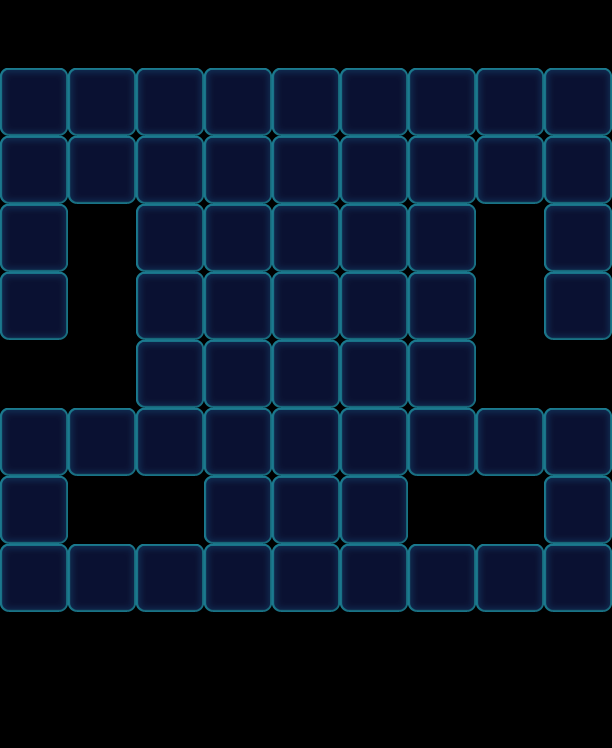

A level layout from a 2D game, rendered from its tile map. Below: a short description, then the map file with tile-grid data replaced by summaries:
An orthogonal 9x11 tile map with 68x68 px tiles, 1 tile layer (Valid), 2 tilesets and 112 objects (60x Floor, 23x Stone, 17x Factory_Normal, 6x Ice, 3x Monster, ...).

<map version="1.0" orientation="orthogonal" width="9" height="11" tilewidth="68" tileheight="68">
 <tileset firstgid="1" name="game_grid1" tilewidth="68" tileheight="68">
  <image source="game_grid1.png" width="68" height="68" />
 </tileset>
 <tileset firstgid="2" name="map" tilewidth="68" tileheight="68">
  <image source="map.png" width="1024" height="1024" />
 </tileset>
 <layer name="Valid" width="9" height="11">
  <data>[99 cells, 60 non-empty, 1 distinct tile ids]</data>
 </layer>
 <objectgroup name="BottomObj" width="9" height="11">
  <object type="Floor" gid="33" x="476" y="204">
   <properties>
    <property name="Layers" value="2" />
   </properties>
  </object>
  <object type="Floor" gid="33" x="272" y="340">
   <properties>
    <property name="Layers" value="2" />
   </properties>
  </object>
  <object type="Floor" gid="33" x="0" y="204">
   <properties>
    <property name="Layers" value="2" />
   </properties>
  </object>
  <object type="Floor" gid="33" x="340" y="204">
   <properties>
    <property name="Layers" value="2" />
   </properties>
  </object>
  <object type="Floor" gid="33" x="68" y="204">
   <properties>
    <property name="Layers" value="2" />
   </properties>
  </object>
  <object type="Floor" gid="33" x="272" y="272">
   <properties>
    <property name="Layers" value="2" />
   </properties>
  </object>
  <object type="Floor" gid="33" x="136" y="204">
   <properties>
    <property name="Layers" value="2" />
   </properties>
  </object>
  <object type="Floor" gid="33" x="204" y="204">
   <properties>
    <property name="Layers" value="2" />
   </properties>
  </object>
  <object type="Floor" gid="33" x="544" y="204">
   <properties>
    <property name="Layers" value="2" />
   </properties>
  </object>
  <object type="Floor" gid="33" x="340" y="272">
   <properties>
    <property name="Layers" value="2" />
   </properties>
  </object>
  <object type="Floor" gid="33" x="272" y="408">
   <properties>
    <property name="Layers" value="2" />
   </properties>
  </object>
  <object type="Floor" gid="33" x="408" y="204">
   <properties>
    <property name="Layers" value="2" />
   </properties>
  </object>
  <object type="Floor" gid="33" x="0" y="544">
   <properties>
    <property name="Layers" value="2" />
   </properties>
  </object>
  <object type="Floor" gid="33" x="0" y="612">
   <properties>
    <property name="Layers" value="2" />
   </properties>
  </object>
  <object type="Floor" gid="33" x="408" y="272">
   <properties>
    <property name="Layers" value="2" />
   </properties>
  </object>
  <object type="Floor" gid="33" x="68" y="612">
   <properties>
    <property name="Layers" value="2" />
   </properties>
  </object>
  <object type="Floor" gid="33" x="0" y="476">
   <properties>
    <property name="Layers" value="2" />
   </properties>
  </object>
  <object type="Floor" gid="33" x="408" y="340">
   <properties>
    <property name="Layers" value="2" />
   </properties>
  </object>
  <object type="Floor" gid="33" x="136" y="272">
   <properties>
    <property name="Layers" value="2" />
   </properties>
  </object>
  <object type="Floor" gid="33" x="68" y="476">
   <properties>
    <property name="Layers" value="2" />
   </properties>
  </object>
  <object type="Floor" gid="33" x="272" y="544">
   <properties>
    <property name="Layers" value="2" />
   </properties>
  </object>
  <object type="Floor" gid="33" x="340" y="340">
   <properties>
    <property name="Layers" value="2" />
   </properties>
  </object>
  <object type="Floor" gid="33" x="272" y="612">
   <properties>
    <property name="Layers" value="2" />
   </properties>
  </object>
  <object type="Floor" gid="33" x="272" y="476">
   <properties>
    <property name="Layers" value="2" />
   </properties>
  </object>
  <object type="Floor" gid="33" x="136" y="612">
   <properties>
    <property name="Layers" value="2" />
   </properties>
  </object>
  <object type="Floor" gid="33" x="204" y="476">
   <properties>
    <property name="Layers" value="2" />
   </properties>
  </object>
  <object type="Floor" gid="33" x="204" y="272">
   <properties>
    <property name="Layers" value="2" />
   </properties>
  </object>
  <object type="Floor" gid="33" x="204" y="612">
   <properties>
    <property name="Layers" value="2" />
   </properties>
  </object>
  <object type="Floor" gid="33" x="204" y="544">
   <properties>
    <property name="Layers" value="2" />
   </properties>
  </object>
  <object type="Floor" gid="33" x="136" y="476">
   <properties>
    <property name="Layers" value="2" />
   </properties>
  </object>
  <object type="Floor" gid="33" x="340" y="136">
   <properties>
    <property name="Layers" value="2" />
   </properties>
  </object>
  <object type="Floor" gid="33" x="544" y="136">
   <properties>
    <property name="Layers" value="2" />
   </properties>
  </object>
  <object type="Floor" gid="33" x="272" y="204">
   <properties>
    <property name="Layers" value="2" />
   </properties>
  </object>
  <object type="Floor" gid="33" x="476" y="136">
   <properties>
    <property name="Layers" value="2" />
   </properties>
  </object>
  <object type="Floor" gid="33" x="408" y="136">
   <properties>
    <property name="Layers" value="2" />
   </properties>
  </object>
  <object type="Floor" gid="33" x="68" y="136">
   <properties>
    <property name="Layers" value="2" />
   </properties>
  </object>
  <object type="Floor" gid="33" x="272" y="136">
   <properties>
    <property name="Layers" value="2" />
   </properties>
  </object>
  <object type="Floor" gid="33" x="0" y="136">
   <properties>
    <property name="Layers" value="2" />
   </properties>
  </object>
  <object type="Floor" gid="33" x="204" y="136">
   <properties>
    <property name="Layers" value="2" />
   </properties>
  </object>
  <object type="Floor" gid="33" x="136" y="136">
   <properties>
    <property name="Layers" value="2" />
   </properties>
  </object>
  <object type="Floor" gid="33" x="204" y="340">
   <properties>
    <property name="Layers" value="2" />
   </properties>
  </object>
  <object type="Floor" gid="33" x="136" y="340">
   <properties>
    <property name="Layers" value="2" />
   </properties>
  </object>
  <object type="Floor" gid="33" x="0" y="272">
   <properties>
    <property name="Layers" value="2" />
   </properties>
  </object>
  <object type="Floor" gid="33" x="0" y="340">
   <properties>
    <property name="Layers" value="2" />
   </properties>
  </object>
  <object type="Floor" gid="33" x="476" y="476">
   <properties>
    <property name="Layers" value="2" />
   </properties>
  </object>
  <object type="Floor" gid="33" x="476" y="612">
   <properties>
    <property name="Layers" value="2" />
   </properties>
  </object>
  <object type="Floor" gid="33" x="408" y="476">
   <properties>
    <property name="Layers" value="2" />
   </properties>
  </object>
  <object type="Floor" gid="33" x="544" y="476">
   <properties>
    <property name="Layers" value="2" />
   </properties>
  </object>
  <object type="Floor" gid="33" x="408" y="612">
   <properties>
    <property name="Layers" value="2" />
   </properties>
  </object>
  <object type="Floor" gid="33" x="340" y="544">
   <properties>
    <property name="Layers" value="2" />
   </properties>
  </object>
  <object type="Floor" gid="33" x="544" y="612">
   <properties>
    <property name="Layers" value="2" />
   </properties>
  </object>
  <object type="Floor" gid="33" x="340" y="476">
   <properties>
    <property name="Layers" value="2" />
   </properties>
  </object>
  <object type="Floor" gid="33" x="340" y="612">
   <properties>
    <property name="Layers" value="2" />
   </properties>
  </object>
  </objectgroup>
 <objectgroup name="MiddleObj" width="9" height="11">
  <!-- 3 objects omitted --></objectgroup>
 <objectgroup color="#000000" name="TopObj" width="9" height="11">
  <!-- 49 objects omitted --></objectgroup>
</map>
<!-- 59 of 112 objects omitted -->
